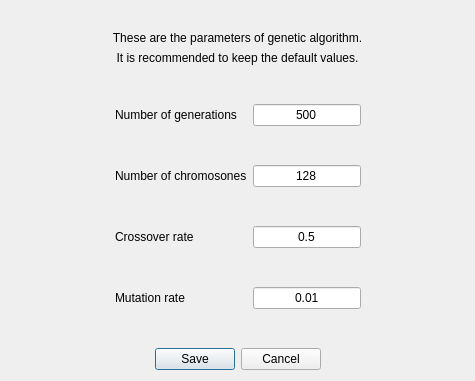
<?xml version="1.0" encoding="UTF-8"?>
<ui version="4.0">
 <class>Dialog</class>
 <widget class="QDialog" name="Dialog">
  <property name="geometry">
   <rect>
    <x>0</x>
    <y>0</y>
    <width>475</width>
    <height>381</height>
   </rect>
  </property>
  <property name="windowTitle">
   <string>Dialog</string>
  </property>
  <layout class="QVBoxLayout" name="verticalLayout">
   <item>
    <layout class="QGridLayout" name="gridLayout_2">
     <item row="1" column="0">
      <widget class="QLabel" name="label_5">
       <property name="text">
        <string>These are the parameters of genetic algorithm.</string>
       </property>
       <property name="alignment">
        <set>Qt::AlignCenter</set>
       </property>
      </widget>
     </item>
     <item row="2" column="0">
      <widget class="QLabel" name="label_6">
       <property name="text">
        <string>It is recommended to keep the default values.</string>
       </property>
       <property name="alignment">
        <set>Qt::AlignCenter</set>
       </property>
      </widget>
     </item>
     <item row="0" column="0">
      <widget class="QLabel" name="label_7">
       <property name="text">
        <string/>
       </property>
      </widget>
     </item>
    </layout>
   </item>
   <item>
    <layout class="QGridLayout" name="gridLayout">
     <item row="3" column="1">
      <widget class="QLabel" name="label_2">
       <property name="text">
        <string>Number of chromosones</string>
       </property>
      </widget>
     </item>
     <item row="3" column="2">
      <widget class="QLineEdit" name="chromo_number_line">
       <property name="text">
        <string>128</string>
       </property>
       <property name="alignment">
        <set>Qt::AlignCenter</set>
       </property>
      </widget>
     </item>
     <item row="2" column="1">
      <spacer name="verticalSpacer">
       <property name="orientation">
        <enum>Qt::Vertical</enum>
       </property>
       <property name="sizeHint" stdset="0">
        <size>
         <width>20</width>
         <height>40</height>
        </size>
       </property>
      </spacer>
     </item>
     <item row="5" column="2">
      <widget class="QLineEdit" name="crossover_rate_line">
       <property name="text">
        <string>0.5</string>
       </property>
       <property name="alignment">
        <set>Qt::AlignCenter</set>
       </property>
      </widget>
     </item>
     <item row="1" column="3">
      <spacer name="horizontalSpacer_3">
       <property name="orientation">
        <enum>Qt::Horizontal</enum>
       </property>
       <property name="sizeHint" stdset="0">
        <size>
         <width>40</width>
         <height>20</height>
        </size>
       </property>
      </spacer>
     </item>
     <item row="4" column="1">
      <spacer name="verticalSpacer_2">
       <property name="orientation">
        <enum>Qt::Vertical</enum>
       </property>
       <property name="sizeHint" stdset="0">
        <size>
         <width>20</width>
         <height>40</height>
        </size>
       </property>
      </spacer>
     </item>
     <item row="8" column="1">
      <spacer name="verticalSpacer_4">
       <property name="orientation">
        <enum>Qt::Vertical</enum>
       </property>
       <property name="sizeHint" stdset="0">
        <size>
         <width>20</width>
         <height>40</height>
        </size>
       </property>
      </spacer>
     </item>
     <item row="5" column="1">
      <widget class="QLabel" name="label_3">
       <property name="text">
        <string>Crossover rate</string>
       </property>
      </widget>
     </item>
     <item row="7" column="1">
      <widget class="QLabel" name="label_4">
       <property name="text">
        <string>Mutation rate</string>
       </property>
      </widget>
     </item>
     <item row="1" column="2">
      <widget class="QLineEdit" name="gen_number_line">
       <property name="text">
        <string>500</string>
       </property>
       <property name="alignment">
        <set>Qt::AlignCenter</set>
       </property>
      </widget>
     </item>
     <item row="6" column="1">
      <spacer name="verticalSpacer_3">
       <property name="orientation">
        <enum>Qt::Vertical</enum>
       </property>
       <property name="sizeHint" stdset="0">
        <size>
         <width>20</width>
         <height>40</height>
        </size>
       </property>
      </spacer>
     </item>
     <item row="1" column="0">
      <spacer name="horizontalSpacer_4">
       <property name="orientation">
        <enum>Qt::Horizontal</enum>
       </property>
       <property name="sizeHint" stdset="0">
        <size>
         <width>40</width>
         <height>20</height>
        </size>
       </property>
      </spacer>
     </item>
     <item row="1" column="1">
      <widget class="QLabel" name="label">
       <property name="text">
        <string>Number of generations</string>
       </property>
      </widget>
     </item>
     <item row="7" column="2">
      <widget class="QLineEdit" name="mutation_rate_line">
       <property name="text">
        <string>0.01</string>
       </property>
       <property name="alignment">
        <set>Qt::AlignCenter</set>
       </property>
      </widget>
     </item>
     <item row="0" column="1">
      <spacer name="verticalSpacer_6">
       <property name="orientation">
        <enum>Qt::Vertical</enum>
       </property>
       <property name="sizeHint" stdset="0">
        <size>
         <width>20</width>
         <height>40</height>
        </size>
       </property>
      </spacer>
     </item>
    </layout>
   </item>
   <item>
    <layout class="QHBoxLayout" name="horizontalLayout">
     <item>
      <spacer name="horizontalSpacer">
       <property name="orientation">
        <enum>Qt::Horizontal</enum>
       </property>
       <property name="sizeHint" stdset="0">
        <size>
         <width>40</width>
         <height>20</height>
        </size>
       </property>
      </spacer>
     </item>
     <item>
      <widget class="QPushButton" name="gen_alg_confirm_button">
       <property name="sizePolicy">
        <sizepolicy hsizetype="Minimum" vsizetype="Fixed">
         <horstretch>0</horstretch>
         <verstretch>0</verstretch>
        </sizepolicy>
       </property>
       <property name="text">
        <string>Save</string>
       </property>
      </widget>
     </item>
     <item>
      <widget class="QPushButton" name="gen_alg_cancel_button">
       <property name="text">
        <string>Cancel</string>
       </property>
      </widget>
     </item>
     <item>
      <spacer name="horizontalSpacer_2">
       <property name="orientation">
        <enum>Qt::Horizontal</enum>
       </property>
       <property name="sizeHint" stdset="0">
        <size>
         <width>40</width>
         <height>20</height>
        </size>
       </property>
      </spacer>
     </item>
    </layout>
   </item>
  </layout>
 </widget>
 <resources/>
 <connections/>
</ui>
